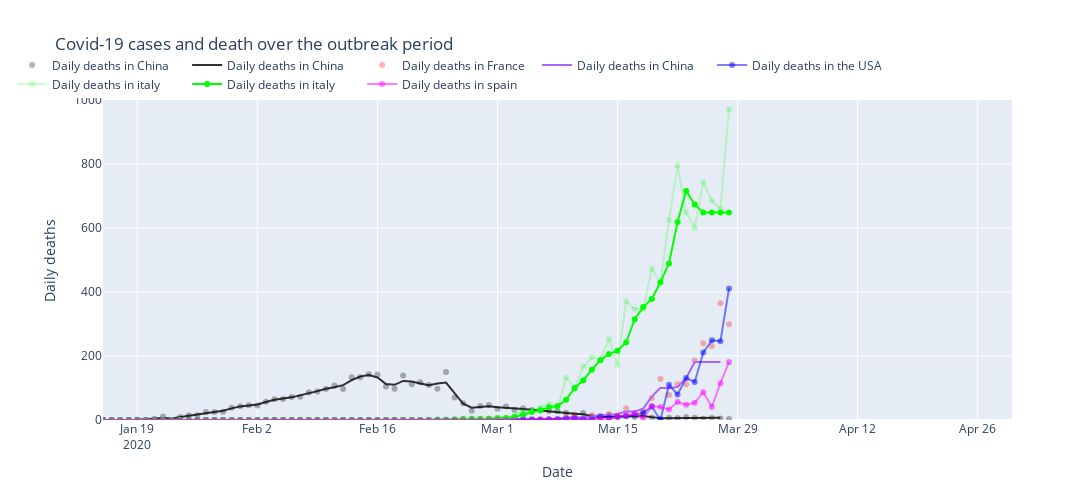

The code cell stored with this chart in its notebook:
### Code cell
smooth_china = smoothTriangle(df_china['deaths'],1)
smooth_france = smoothTriangle(df_france['deaths'],1)
smooth_italy = smoothTriangle(df_italy['deaths'],1)


# Add traces
trace1 = go.Scatter(
        x=df_china.index, 
        y=df_china['deaths'],
        mode='markers',
        name='Daily deaths in China',
        line_color='rgba(0, 0, 0, .3)',
)

trace11 = go.Scatter(
        x=df_china.index[1:], 
        y=smooth_china[0:-1],
        mode='lines',
        name='Daily deaths in China',
        line_color='rgba(0, 0, 0, .8)',
)


trace2 = go.Scatter(
        x=df_france.index, 
        y=df_france['deaths'],
        mode='markers',
        name='Daily deaths in France',
        line_color='rgba(256, 0, 0, .3)',
)

trace22 = go.Scatter(
        x=df_france.index[1:], 
        y=smooth_france[0:-1],
        mode='lines',
        name='Daily deaths in China',
        line_color='rgba(256, 0, 0, .)',
)


trace3 = go.Scatter(
        x=df_usa.index, 
        y=df_usa['deaths'],
        mode='lines+markers',
        name='Daily deaths in the USA',
        line_color='rgba(0, 0, 256, .5)',
)

trace4 = go.Scatter(
        x=df_italy.index, 
        y=df_italy['deaths'],
        mode='lines+markers',
        name='Daily deaths in italy',
        line_color='rgba(0, 256, 0, .2)',
)

trace44 = go.Scatter(
        x=df_italy.index, 
        y=smooth_italy,
        mode='lines+markers',
        name='Daily deaths in italy',
        line_color='rgba(0, 256, 0, 1)',
)

trace5 = go.Scatter(
        x=df_spain.index, 
        y=df_spain['deaths'],
        mode='lines+markers',
        name='Daily deaths in spain',
        line_color='rgba(256, 0, 256, .5)',
)

trace5 = go.Scatter(
        x=df_uk.index, 
        y=df_uk['deaths'],
        mode='lines+markers',
        name='Daily deaths in spain',
        line_color='rgba(256, 0, 256, .5)',
)


data = [trace1,trace11, trace2, trace22, trace3,  trace4, trace44, trace5]

layout = go.Layout(
    title='Covid-19 cases and death over the outbreak period',
    legend=dict(x=-.1, y=1.155, orientation="h"), 
    width=1100,
    height=500,
    
    # Top left
    xaxis=dict(
        title='Date',
        range=['2020-01-15', '2020-04-30'],
    ),
    yaxis=dict(
        title='Daily deaths',
        #type='log',
        range=[0,1000],
        anchor='x'
    ),
    
    
)
fig = go.Figure(data=data, layout=layout)


fig.show()
